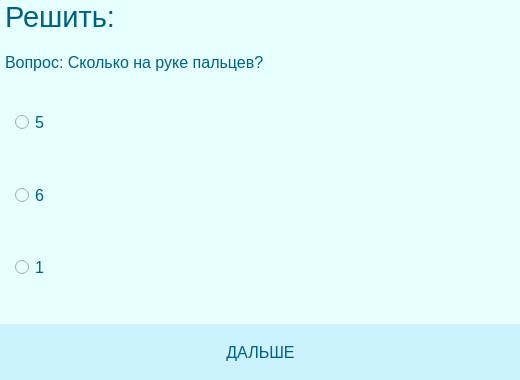
<?xml version="1.0" encoding="UTF-8"?>
<ui version="4.0">
 <class>Win3</class>
 <widget class="QDialog" name="Win3">
  <property name="enabled">
   <bool>true</bool>
  </property>
  <property name="geometry">
   <rect>
    <x>0</x>
    <y>0</y>
    <width>520</width>
    <height>380</height>
   </rect>
  </property>
  <property name="windowTitle">
   <string>Quest</string>
  </property>
  <property name="styleSheet">
   <string notr="true">background-color:	#e6ffff</string>
  </property>
  <widget class="QWidget" name="verticalLayoutWidget">
   <property name="geometry">
    <rect>
     <x>0</x>
     <y>0</y>
     <width>521</width>
     <height>381</height>
    </rect>
   </property>
   <layout class="QVBoxLayout" name="verticalLayout" stretch="3,8,2">
    <property name="spacing">
     <number>5</number>
    </property>
    <property name="sizeConstraint">
     <enum>QLayout::SetDefaultConstraint</enum>
    </property>
    <property name="leftMargin">
     <number>0</number>
    </property>
    <property name="bottomMargin">
     <number>0</number>
    </property>
    <item>
     <layout class="QVBoxLayout" name="verticalLayout_4" stretch="1,5">
      <property name="leftMargin">
       <number>5</number>
      </property>
      <item>
       <widget class="QLabel" name="label">
        <property name="sizePolicy">
         <sizepolicy hsizetype="Preferred" vsizetype="Preferred">
          <horstretch>0</horstretch>
          <verstretch>0</verstretch>
         </sizepolicy>
        </property>
        <property name="font">
         <font>
          <pointsize>22</pointsize>
         </font>
        </property>
        <property name="toolTipDuration">
         <number>-1</number>
        </property>
        <property name="autoFillBackground">
         <bool>false</bool>
        </property>
        <property name="styleSheet">
         <string notr="true">color:#006080;</string>
        </property>
        <property name="text">
         <string>Решить:</string>
        </property>
       </widget>
      </item>
      <item>
       <widget class="QLabel" name="label_2">
        <property name="sizePolicy">
         <sizepolicy hsizetype="Preferred" vsizetype="Preferred">
          <horstretch>0</horstretch>
          <verstretch>0</verstretch>
         </sizepolicy>
        </property>
        <property name="font">
         <font>
          <pointsize>12</pointsize>
         </font>
        </property>
        <property name="styleSheet">
         <string notr="true">color:#006080;</string>
        </property>
        <property name="text">
         <string>Вопрос: Сколько на руке пальцев? </string>
        </property>
       </widget>
      </item>
     </layout>
    </item>
    <item>
     <layout class="QVBoxLayout" name="verticalLayout_3" stretch="1,1,1">
      <property name="spacing">
       <number>10</number>
      </property>
      <property name="sizeConstraint">
       <enum>QLayout::SetDefaultConstraint</enum>
      </property>
      <property name="leftMargin">
       <number>15</number>
      </property>
      <property name="bottomMargin">
       <number>20</number>
      </property>
      <item>
       <widget class="QRadioButton" name="radioButton">
        <property name="sizePolicy">
         <sizepolicy hsizetype="Preferred" vsizetype="Preferred">
          <horstretch>0</horstretch>
          <verstretch>3</verstretch>
         </sizepolicy>
        </property>
        <property name="font">
         <font>
          <pointsize>12</pointsize>
         </font>
        </property>
        <property name="styleSheet">
         <string notr="true">color:#006080;</string>
        </property>
        <property name="text">
         <string>5</string>
        </property>
       </widget>
      </item>
      <item>
       <widget class="QRadioButton" name="radioButton_2">
        <property name="sizePolicy">
         <sizepolicy hsizetype="Preferred" vsizetype="Preferred">
          <horstretch>0</horstretch>
          <verstretch>0</verstretch>
         </sizepolicy>
        </property>
        <property name="font">
         <font>
          <pointsize>12</pointsize>
         </font>
        </property>
        <property name="styleSheet">
         <string notr="true">color:#006080;</string>
        </property>
        <property name="text">
         <string>6</string>
        </property>
       </widget>
      </item>
      <item>
       <widget class="QRadioButton" name="radioButton_3">
        <property name="sizePolicy">
         <sizepolicy hsizetype="Preferred" vsizetype="Preferred">
          <horstretch>0</horstretch>
          <verstretch>0</verstretch>
         </sizepolicy>
        </property>
        <property name="font">
         <font>
          <pointsize>12</pointsize>
         </font>
        </property>
        <property name="styleSheet">
         <string notr="true">color:#006080;</string>
        </property>
        <property name="text">
         <string>1</string>
        </property>
       </widget>
      </item>
     </layout>
    </item>
    <item>
     <widget class="QPushButton" name="pushButton">
      <property name="sizePolicy">
       <sizepolicy hsizetype="Preferred" vsizetype="Preferred">
        <horstretch>0</horstretch>
        <verstretch>0</verstretch>
       </sizepolicy>
      </property>
      <property name="font">
       <font>
        <family>Arial</family>
        <pointsize>12</pointsize>
       </font>
      </property>
      <property name="styleSheet">
       <string notr="true">QPushButton{
	color:#006080;
	background-color:#ccf2ff;
	border: none;
	
}
QPushButton:hover{
	color:#ffd9b3;
	background-color:#006080;
}
QPushButton:pressed{
	color:#ff9933;
	background-color:#006080;
}</string>
      </property>
      <property name="text">
       <string>ДАЛЬШЕ</string>
      </property>
     </widget>
    </item>
   </layout>
  </widget>
 </widget>
 <resources/>
 <connections/>
</ui>
